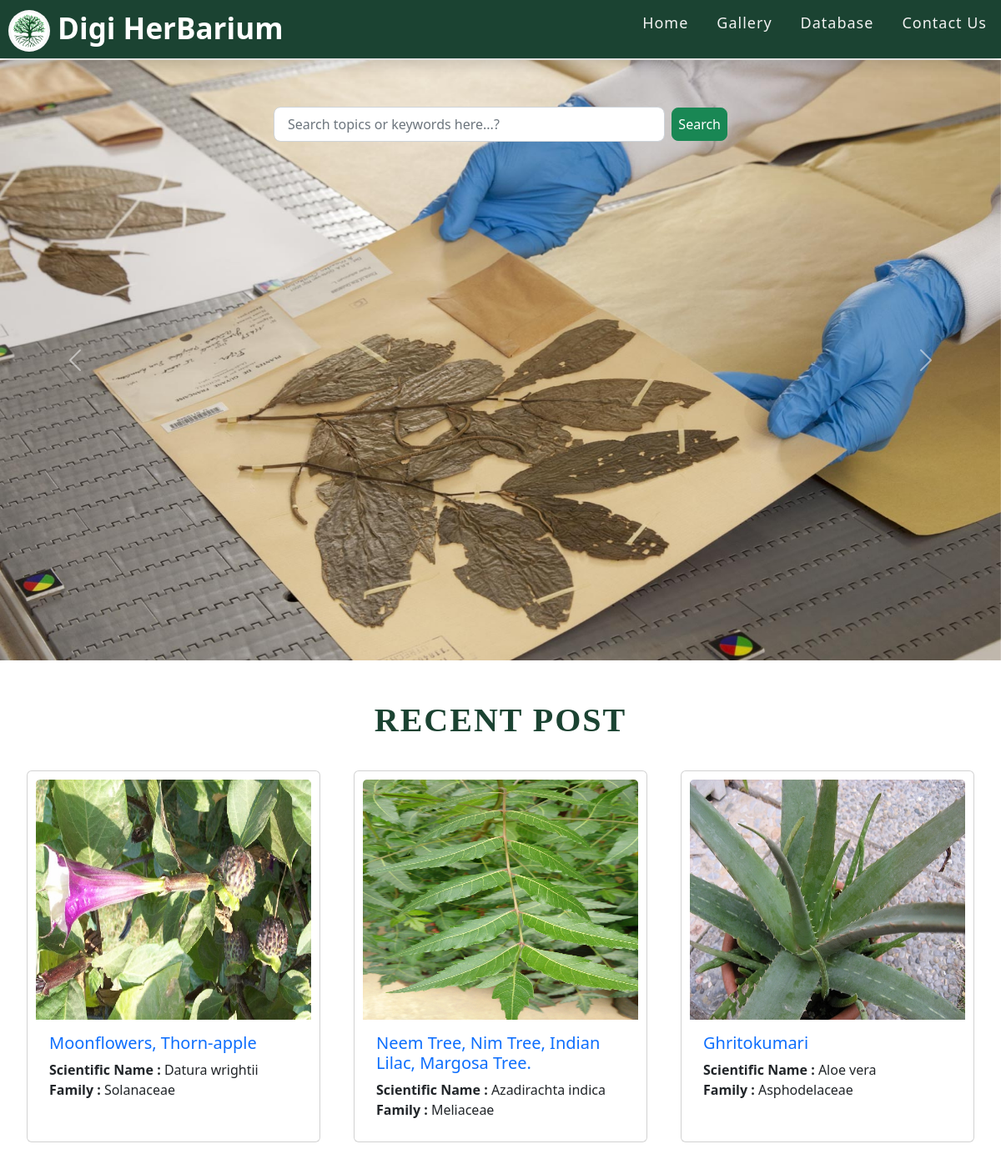
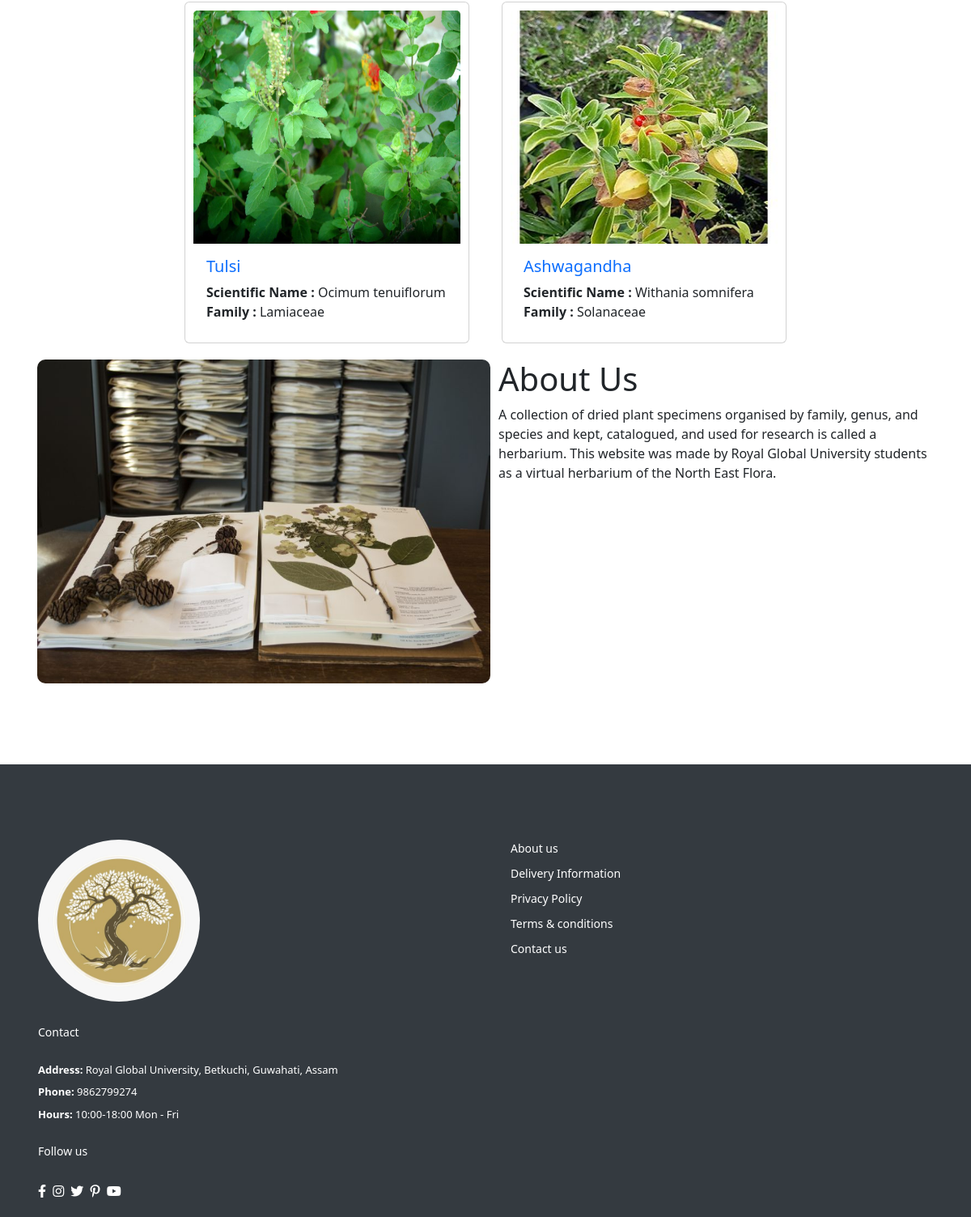
The app's page /user/index.php with its own data (2 pictures, top to bottom).
### tables this page shows
CREATE TABLE IF NOT EXISTS `herbariumcontect` (
  `slno` int(10) NOT NULL AUTO_INCREMENT,
  `udate` date DEFAULT NULL,
  `cname` varchar(200) DEFAULT NULL,
  `sname` varchar(30) DEFAULT NULL,
  `kingdom` varchar(30) DEFAULT NULL,
  `description` varchar(5000) DEFAULT NULL,
  `img` varchar(100) DEFAULT NULL,
  `rlink` varchar(5000) DEFAULT NULL,
  PRIMARY KEY (`slno`)
);

### user/index.php (the view, shortened to what this page needs)
<?php
            include('../include/userNavbar.php');
            echo"<br><br><br>";
?>
    <div style='position: absolute; width: 100%; z-index: 1; margin-top: 40px;' class="row justify-content-center">
                        <div class="search" style="background: transparent;">
                            <form style="background: transparent; border: 0px;" action="contentfound.php" method="post" class="card card-sm">
                                <div class="card-body row no-gutters align-items-center">
                                    <div class="col-auto">
                                        <i class="fas fa-search h4 text-body"> </i>
                                    </div>
                                         <div class="col">
                                        <input style="font-size: 1rem;" name="search" class="form-control form-control-lg form-control-borderless" type="search" placeholder="Search topics or keywords here...?" >
                                    </div>
                                    <div class="col-auto">
                                    &nbsp;&nbsp;<button style="font-size: 1rem; padding: 7px;" name="save" class="btn btn-lg btn-success" type="submit"> Search </button>
                                    </div>
                                </div>
                            </form>
                        </div>
                    </div>
    <?php
            include('../include/database.php');
            include('../include/Coursal.php');
            echo"<h1 style='font-size: 40px; font-weight: 600; letter-spacing: 2px; color: #1b4332;; font-family: San-Serif' class='mt-5 mb-3 text-center'>RECENT POST</h1>";
            echo"<div class='container-fluid'>";
            echo "<section style='justify-content: center; flex-direction:row;' class='row'>";
                         $sql = "select * from herbariumcontect order by slno DESC limit 6";
                         if ($result = mysqli_query($con, $sql))
                            while ($row = mysqli_fetch_assoc($result)){
                                ?>
                                <div class="card" style="padding: 10px; margin: 20px; width: 22rem;">
                                    <img style='height:18rem; ' src='../Admin/<?php echo $row['img'] ?>' class="card-img-top" alt='Image'>
                                    <div class="card-body">
                                    <?php
                                    echo"<a style='text-decoration:none;' href='InfoDetails.php?Slno=$row[slno]'>";
                                    ?>
                                    <h5 class="card-title"><?php echo $row['cname'] ?></h5></a>
                                        <p style='margin:0px;' class="card-text"><b>Scientific Name : </b><?php echo $row['sname'] ?></p>
                                        <p class="card-text"><b>Family : </b> <?php echo $row['kingdom'] ?></p>
                                    </div>
                                </div>
                           <?php }
            echo "</div></section>";
            include('../include/abtPage.php');
            include('../include/footer.php');
    ?>
</body>
</html>

### Include/userNavbar.php (shortened to what this page needs)
<!DOCTYPE html>
<html lang="en">
<head>
    <link rel="stylesheet" href="https://cdnjs.cloudflare.com/ajax/libs/font-awesome/5.15.3/css/all.min.css"/>
    <link rel="stylesheet" href="https://cdn.jsdelivr.net/npm/bootstrap@4.5.3/dist/css/bootstrap.min.css">
    <link rel="stylesheet" href="https://cdn.jsdelivr.net/npm/bootstrap@5.2.2/dist/css/bootstrap.min.css">
    <link rel="stylesheet" href="../css/footer.css">
    <link rel="stylesheet" type="text/css" href="https://cdn.datatables.net/v/dt/dt-1.12.1/datatables.min.css"/>
    <link rel="stylesheet" href="../css/navStyle.css">
</head>
<body>
    <nav class="shadow">
        <div style="padding-left: 10px;" class="logo">
          <img style="border-radius : 50%; height: 50px; width: 50px;" src="../include/Image/navbarlogo.jpeg">
          Digi HerBarium
        </div>
        <ul>
           <li><a href="../User/index.php">Home</a></li>
           <li><a href="../User/Gallery.php">Gallery</a></li>
           <li><a href="../User/flora-database.php">Database</a></li>
           <li><a href="../User/contact.php">Contact Us</a></li>
        </ul>
     </nav>

### Include/Coursal.php (shortened to what this page needs)
<section id="image">
<div id="carouselExampleControls" class="carousel slide" data-ride="carousel">
  <div class="carousel-inner">
    <div class="carousel-item active">
      <img src="../Include/digi.jpg" class="d-block  w-100" alt="...">
    </div>
  </div>
 <button class="carousel-control-prev" type="button" data-target="#carouselExampleControls" data-slide="prev">
    <span class="carousel-control-prev-icon" aria-hidden="true"></span>
  </button>
  <button class="carousel-control-next" type="button" data-target="#carouselExampleControls" data-slide="next">
    <span class="carousel-control-next-icon" aria-hidden="true"></span>
  </button>
</div>
</section>

### Include/abtPage.php
<div class="container">
<div class="row" >
<div class="image col-md-6 sm-12" style="padding:0px 16px;">
<img src="../Include/Image/abtPage.jpg" style="border-radius: 10px;  width:560px; height:50vh;">
</div>
<div class="text col-md-6 sm-12" style="padding:0px 16px;">
<h1>About Us</h1>
<p>A collection of dried plant specimens organised by family, genus, and species and kept, catalogued,
and used for research is called a herbarium. This website was made by Royal Global University students
as a virtual herbarium of the North East Flora. </p>
</div>
</div>
</div>

### Include/footer.php
<footer style='background-color : #343a40; margin-top : 100px; padding-top: 93px;' class="section-p1">
        <div style="color : white;" class="col">
          <img style="border-radius : 50%; height: 200px; width: 200px;" class="logo" src="../include/Image/footerlogo.jpeg">
          <h4>Contact</h4>
          <p><strong>Address:</strong> Royal Global University, Betkuchi, Guwahati, Assam</p>
          <p><strong>Phone:</strong> 9862799274</p>
          <p><strong>Hours:</strong> 10:00-18:00 Mon - Fri</p>
          <div class="follow">
            <h4>Follow us</h4>
            <div class="icon">
              <i style="color : white;" class="fab fa-facebook-f"></i>
              <i style="color : white;" class="fab fa-instagram"></i>
              <i style="color : white;" class="fab fa-twitter"></i>
              <i style="color : white;" class="fab fa-pinterest-p"></i>
              <i style="color : white;" class="fab fa-youtube"></i>
            </div>
          </div>
        </div>
        <div class="col">
          <a style="color : white;" href="#">About us</a>
          <a style="color : white;" href="#">Delivery Information</a>
          <a style="color : white;" href="#">Privacy Policy</a>
          <a style="color : white;" href="#">Terms & conditions</a>
          <a style="color : white;" href="contact.php">Contact us</a>
        </div>
   </footer>

### css/footer.css (style rules this page uses)
footer { display: flex; justify-content: space-between; flex-wrap: wrap; margin-top: 10vh; padding-left: 4vh; }
footer .col { display: flex; flex-direction: column; align-items: flex-start; margin-bottom: 20px; color: white; }
footer .logo { margin-bottom: 30px; }
footer h4 { font-size: 14px; padding-bottom: 20px; }
footer p { font-size: 13px; margin: 0 0 8px 0; }
footer a { text-decoration: none; font-size: 14px; color : white; margin-bottom: 10px; }
footer .follow { margin-top: 20px; }
footer .follow i { cursor: pointer; padding-right: 4px; color: white; }

### css/navStyle.css (style rules this page uses)
* { margin: 0; padding: 0; }
nav { display: flex; height: 70px; width: 100%; background-color: #1b4332; align-items: center; justify-content: space-between; flex-wrap: wrap; position: fixed; left:0; right: 0; z-index: 2; }
nav .logo { color: #fff; font-size: 35px; font-weight: 600; }
nav ul { display: flex; flex-wrap: wrap; list-style: none; }
nav ul li { margin: 0 5px; }
nav ul li a { color: #f2f2f2; text-decoration: none; font-size: 18px; font-weight: 500; padding: 6px 12px; border-radius: 5px; letter-spacing: 1px; transition: all 0.3s ease; }
.search { width : 50%; }

### Include/Coursal.php (style rules this page uses)
#image img { height:90vh; }

### records on screen
herbariumcontect: img (picture), cname "Moonflowers, Thorn-apple", sname "Datura wrightii", kingdom "Solanaceae"
herbariumcontect: img (picture), cname "Neem Tree, Nim Tree, Indian Lilac, Margosa Tree.", sname "Azadirachta indica", kingdom "Meliaceae"
herbariumcontect: img (picture), cname "Ghritokumari", sname "Aloe vera", kingdom "Asphodelaceae"
herbariumcontect: img (picture), cname "Tulsi", sname "Ocimum tenuiflorum", kingdom "Lamiaceae"
herbariumcontect: img (picture), cname "Ashwagandha", sname "Withania somnifera", kingdom "Solanaceae"
